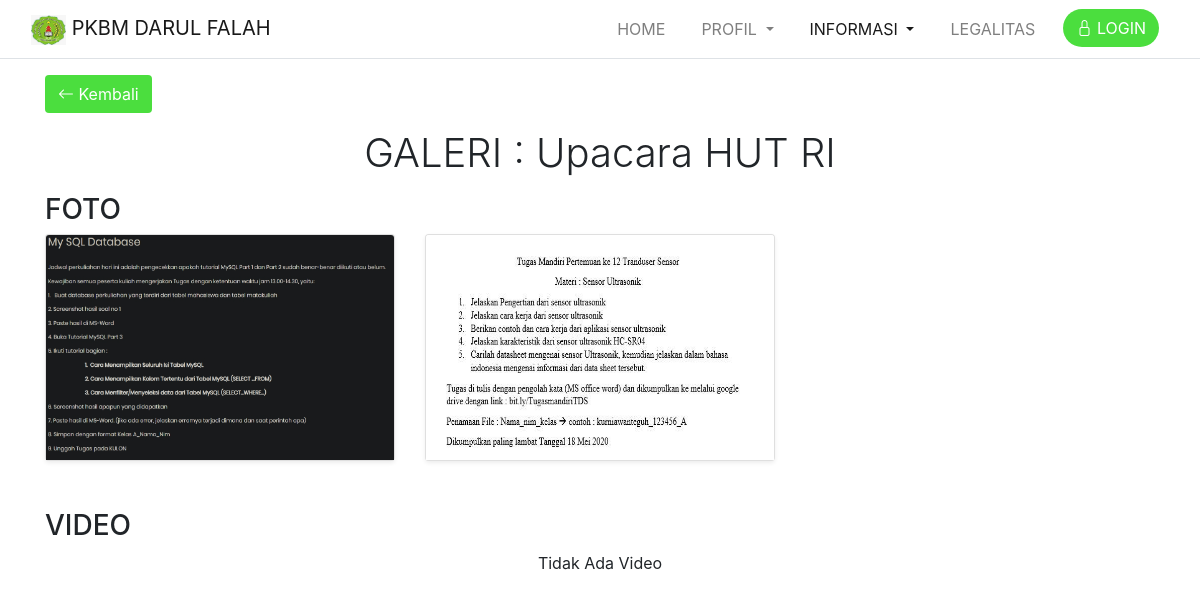
Screenshot of /galeri/detail-galeri/1 with the database file from the repository.
### tables this page shows
CREATE TABLE `tbl_profil` (
  `id_profil` int(11) NOT NULL,
  `nama` varchar(255) DEFAULT NULL,
  `logo` text DEFAULT NULL,
  `no_telp` varchar(255) DEFAULT NULL,
  `email` varchar(255) DEFAULT NULL
);

CREATE TABLE `tbl_galeri` (
  `id_galeri` int(11) NOT NULL,
  `nama_galeri` varchar(255) DEFAULT NULL,
  `sampul_galeri` text DEFAULT NULL
);

CREATE TABLE `tbl_foto` (
  `id_foto` int(11) NOT NULL,
  `foto` text DEFAULT NULL,
  `id_galeri` int(11) DEFAULT NULL
);

### application/controllers/Home.php (called while the page is built, shortened)
<?php
class Home extends CI_Controller {
    public function __construct() {
        $this->load->model('m_home');
    }
    public function detail_galeri($id_galeri) {
        $data = array(
            'profil' => $this->m_home->profil(),
            'detail_foto' => $this->m_home->detail_foto($id_galeri),
            'detail_video' => $this->m_home->detail_video($id_galeri),
            'nama_galeri' => $this->m_home->nama_galeri($id_galeri),
            'jml_foto' => $this->m_home->detail_jumlahfoto($id_galeri),
            'jml_video' => $this->m_home->detail_jumlahvideo($id_galeri),
            'isi' => 'v_detail_galeri'
        );
        $this->load->view('page-detail-galeri', $data, FALSE);
    }
}

### index.php (called while the page is built, shortened)
<?php
require_once BASEPATH.'core/CodeIgniter.php';

### application/models/M_home.php (called while the page is built, shortened)
<?php
class M_home extends CI_Model {
    public function profil() {
        $this->db->select('*');
        $this->db->from('tbl_profil');
        $this->db->where('id_profil', 1);
        return $this->db->get()->row();
    }
    public function detail_jumlahfoto($id_galeri) {
        $this->db->select('count(*) as jml_foto');
        $this->db->from('tbl_foto');
        $this->db->where('id_galeri', $id_galeri);
        return $this->db->get()->row();
    }
    public function detail_jumlahvideo($id_galeri) {
        $this->db->select('count(*) as jml_video');
        $this->db->from('tbl_video');
        $this->db->where('id_galeri', $id_galeri);
        return $this->db->get()->row();
    }
    public function detail_foto($id_galeri) {
        $this->db->select('*');
        $this->db->from('tbl_foto');
        $this->db->where('id_galeri', $id_galeri);
        $this->db->order_by('id_foto', 'desc');
        return $this->db->get()->result();
    }
    public function detail_video($id_galeri) {
        $this->db->select('*');
        $this->db->from('tbl_video');
        $this->db->where('id_galeri', $id_galeri);
        $this->db->order_by('id_video', 'desc');
        return $this->db->get()->result();
    }
    public function nama_galeri($id_galeri) {
        $this->db->select('*');
        $this->db->from('tbl_galeri');
        $this->db->where('id_galeri', $id_galeri);
        return $this->db->get()->row();
    }
}

### application/views/page-detail-galeri.php (the view, shortened to what this page needs)
<!doctype html>
<html lang="en">
<head>
    <?php $this->load->view('inc/styles') ?>
</head>
<body>
    <header>
        <?php $this->load->view('inc/nav') ?>
        <main class="mt-3">
            <div class="container">
                <p>
                    <a href="<?=base_url('galeri')?>" class="btn btn-md btn-default" id="custom-green2"><i class="bi bi-arrow-left"></i> Kembali</a>
                </p>
                <h1 class="display-6 text-center mb-3">GALERI : <?=$nama_galeri->nama_galeri?></h1>
                <h3 class="text-left">FOTO</h3>
                <?php if ($jml_foto->jml_foto == 0) { ?>
                <div class="text-center"><p>Tidak Ada Foto</p></div>
                <?php } else { ?>
                <div class="row row-cols-1 row-cols-sm-2 row-cols-md-3 g-3 mb-5">
                    <?php foreach ($detail_foto as $key => $value) { ?>
                    <div class="col mt-3">
                        <div class="card shadow-sm">
                            <img src="<?=base_url('assets/image/foto_galeri/'.$value->foto)?>" class="bd-placeholder-img card-img-top" width="100%" height="225" alt="Thumbnail">
                        </div>
                    </div>
                    <?php } ?>
                </div>
                <?php } ?>
                <h3 class="text-left">VIDEO</h3>
                <?php if ($jml_video->jml_video == 0) { ?>
                <div class="text-center"><p>Tidak Ada Video</p></div>
                <?php } ?>
            </div>
        </main>
</body>
</html>

### application/views/inc/nav.php (shortened to what this page needs)
<nav class="navbar navbar-expand-lg navbar-light border-bottom">
    <div class="container-fluid">
        <a class="navbar-brand" href="<?= base_url('/') ?>">
          <img src="<?=base_url('assets/image/logo/'.$profil->logo)?>" alt="Logo" width="35" height="30"> <?=strtoupper($profil->nama);?>
      	</a>
        <div class="collapse navbar-collapse" id="navbarSupportedContent">
            <ul class="navbar-nav ms-auto mb-2 mb-lg-0">
                <li class="nav-item">
                    <a class="nav-link" id="home" href="<?= base_url('/') ?>">
                        HOME
                    </a>
                </li>
                <li class="nav-item dropdown">
                    <a class="nav-link dropdown-toggle" href="#" id="profil" role="button"
                        data-bs-toggle="dropdown" aria-expanded="false">
                        PROFIL
                    </a>
                </li>
                <li class="nav-item dropdown">
                    <a class="nav-link dropdown-toggle" href="#" id="informasi" role="button"
                        data-bs-toggle="dropdown" aria-expanded="false">
                        INFORMASI
                    </a>
                </li>
                <li class="nav-item">
                    <a class="nav-link<?php if ($this->input->get('page') == 'legalitas') { echo ' active'; } ?>" id="legalitas" href="<?= base_url('legalitas') ?>">
                        LEGALITAS
                    </a>
                </li>
                <li class="nav-item">
                    <?php
                    if ($this->session->userdata('username') != '') {
                        if ($this->session->userdata('level') == 1) { ?>
                            <a class="btn rounded-pill" id="custom-green2" href="<?= base_url('admin') ?>"><i class="bi bi-person"></i> Halaman Admin</a>
                        <?php } else if ($this->session->userdata('level') == 2) { ?>
                            <a class="btn rounded-pill" id="custom-green2" href="<?= base_url('admin') ?>"><i class="bi bi-person"></i> Halaman Guru</a>
                        <?php } else if ($this->session->userdata('level') == 3) { ?>
                            <a class="btn rounded-pill" id="custom-green2" href="<?= base_url('admin') ?>"><i class="bi bi-person"></i> Halaman Siswa</a>
                        <?php } else { ?>
                        <?php }
                    } else { ?>
                        <a class="btn rounded-pill" id="custom-green2" href="<?= base_url('login') ?>"><i class="bi bi-lock"></i> LOGIN</a>
                    <?php } ?>
                </li>
            </ul>
        </div>
    </div>
</nav>

### assets/css/style.css (style rules this page uses)
#custom-green2 { background-color: #4BDE3E !important; color: #FFFFFF; }
.navbar-nav>li { margin-left: 10px; margin-right: 10px; }

### rows the page displays
tbl_profil: logo (placeholder picture), nama "PKBM DARUL FALAH"
tbl_galeri: nama_galeri "Upacara HUT RI"
tbl_foto: foto (picture)
tbl_foto: foto (picture)
